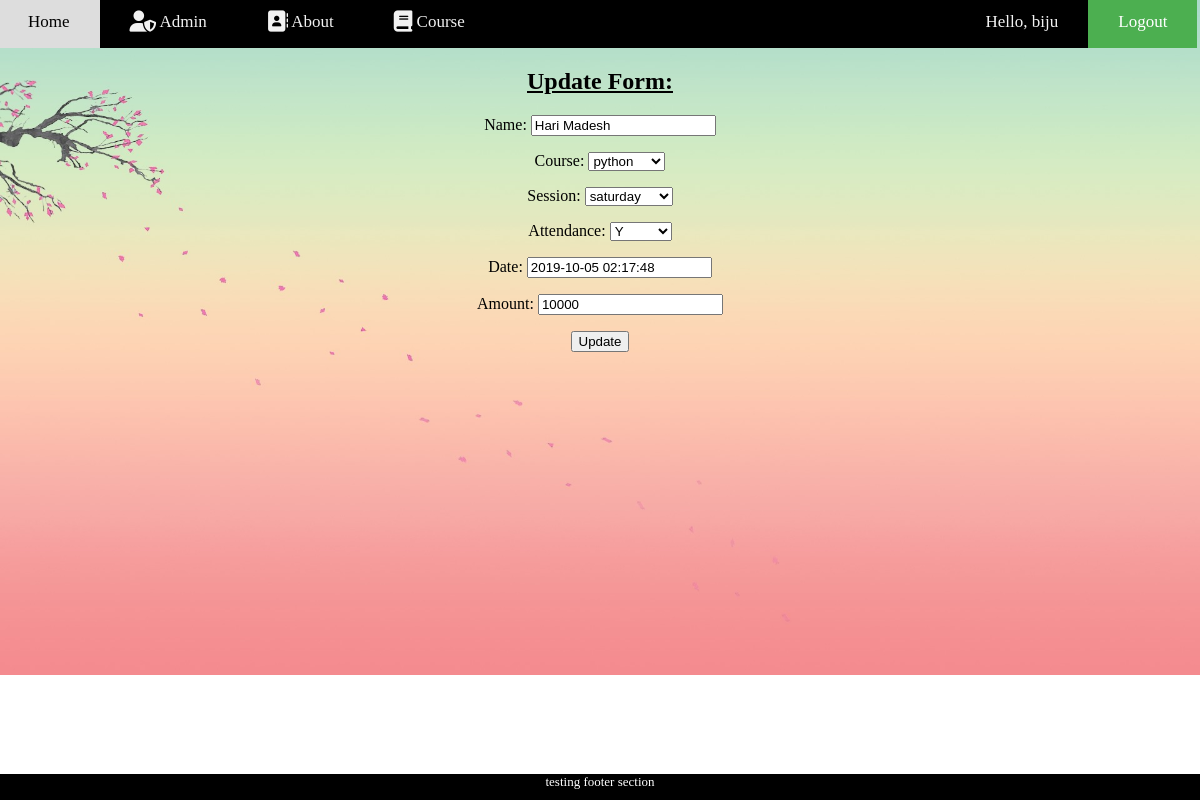
The page /update/3 (signed in) on the database its author committed.
### enroll/models.py (models this page shows, shortened)
class Data(models.Model):
    ATT = (
        ('Student Attendance', (
            (u'YES', u'Y'),
            (u'NO', u'N'),
        )),
    )
    DAY = (
        ('Choose your session', (
            (u'SATURDAY', u'saturday'),
            (u'SUNDAY', u'sunday'),
        )),
    )
    COURSE = (
        ('Select your course', (
            (u'PYTHON', u'python'),
            (u'DOT_NET', u'.net'),
            (u'C', u'c'),
            (u'C++', u'c++'),
            (u'PHP', u'php'),
            (u'XML', u'xml'),
        )),
    )
    id = models.AutoField(primary_key=True)
    name = models.CharField(max_length=15, null=False, unique=True)
    course = models.CharField(max_length=10, blank=False, null=False, choices=COURSE)
    session = models.CharField(max_length=8, blank=False, null=False, choices=DAY)
    attendance = models.CharField(max_length=3, blank=False, null=False, choices=ATT)
    date = models.DateTimeField(default=datetime.now, editable=True)
    amount = models.IntegerField(blank=False, null=False)
    img = models.ImageField(upload_to='images/', default="")
    class Meta:
        db_table = 'student'

### enroll/views.py (the view)
# urls.py: path('update/<int:pk>', v.U.as_view(), name='edit'),
class U(UpdateView):
    model = Data
    fields = ['name', 'course', 'session', 'attendance', 'date', 'amount']
    template_name = 'edit.html'
    success_url = reverse_lazy('records')

### enroll/templates/edit.html (shortened to what this page needs)
{% extends 'base.html' %}
{% load static %}
{% block content%}
<html lang="en">
    <head>
    </head>
    <body onload="redirect()">
        {% if user.is_superuser%}
            <center>
                <h2><u>Update Form:</u></h2>
                <form method="post">
                    {{form.as_p}}
                    <input type="submit" value="Update">
                </form>
            </center>
        {% else %}
            <script>
                function redirect(){alert("Not an Admin--Redirecting....");window.location.replace('{% url 'home' %}');}
            </script>
        {% endif %}
    </body>
</html>
{% endblock content%}

### enroll/templates/base.html (shortened to what this page needs)
{% load static %}
<!DOCTYPE html>
<html lang="en">
        <head>
            <link rel="stylesheet" type="text/css" href="{% static 'CSS/main.css' %}">
        </head>
        <body>
                <div class="topnav">
                    <a class="active" id="bb" href="{% url 'home' %}">Home</a>
                    <a class="active" href="{% url 'records' %}" title="Admin">
                        <i class="fas fa-user-shield fa-lg"></i> Admin</a>
                    <a class="active" href="{% url 'contact' %}">
                        <i class="fas fa-address-book fa-lg"></i> About</a>
                    <a class="active" href="{% url 'course' %}">
                        <i class="fas fa-book fa-lg"></i> Course</a>
                    {% if user.is_authenticated %}
                        <a class="opp" id="bb" href="{% url 'logout' %}">Logout</a>
                        <a class="opp">Hello, {{user.username}}</a>
                    {% else %}
                        <a class="opp" id="bb" href="{% url 'login' %}" title="Student">
                        <i class="fas fa-door-open fa-lg"></i> Login</a>
                    {% endif %}
                </div>
            {% block content %}
            {% endblock content %}
        </body>
        <footer id="foot">testing footer section</footer>
    </html>

### enroll/static/CSS/main.css (style rules this page uses)
html { scroll-behavior: smooth; }
body { background-image: url('/static/images/bgr.jpg'); background-repeat: no-repeat; background-size: cover; }
.topnav { position: sticky; overflow: hidden; margin-left: -10px; margin-top: -12px; margin-right: -8px; background-color: hsl(0, 100%, 0%); width: 101.3%; height: 8.01% }
.topnav a { float: left; color: #f2f2f2; padding: 16px 30px; text-decoration: none; font-size: 17px; transition-duration: 0.9s; }
.topnav a#bb { background-color: #4CAF50; color: white; }
.topnav a.opp { float: right; }
#foot { bottom: 0; color: white; text-align: center; background-color: hsl(0, 100%, 0%); height: 2em; left: 0; position: fixed; font-size: small; width:100%; }

### rows shown on the page
Data: name "Hari Madesh", course "python", session "saturday", attendance "Y", date "2019-10-05 02:17:48", amount "10000"

### other values the page prints
{{ user.username }} "biju"
